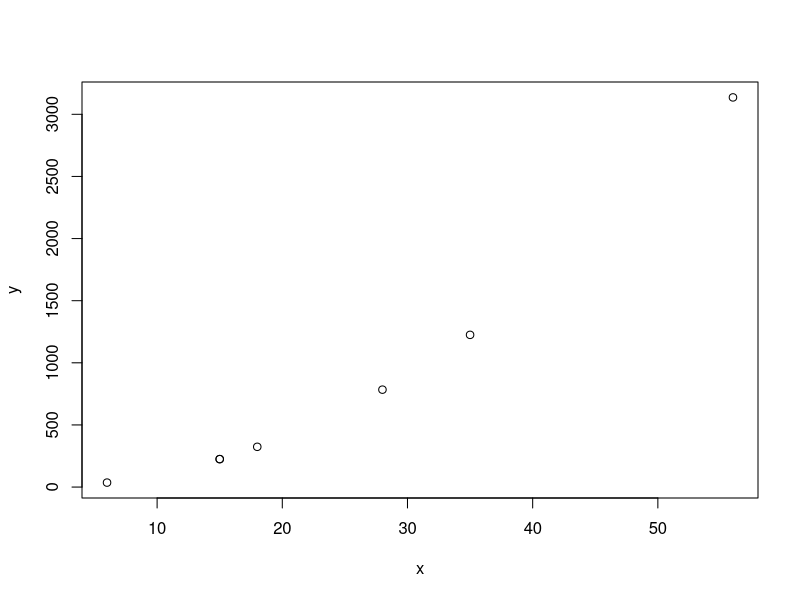
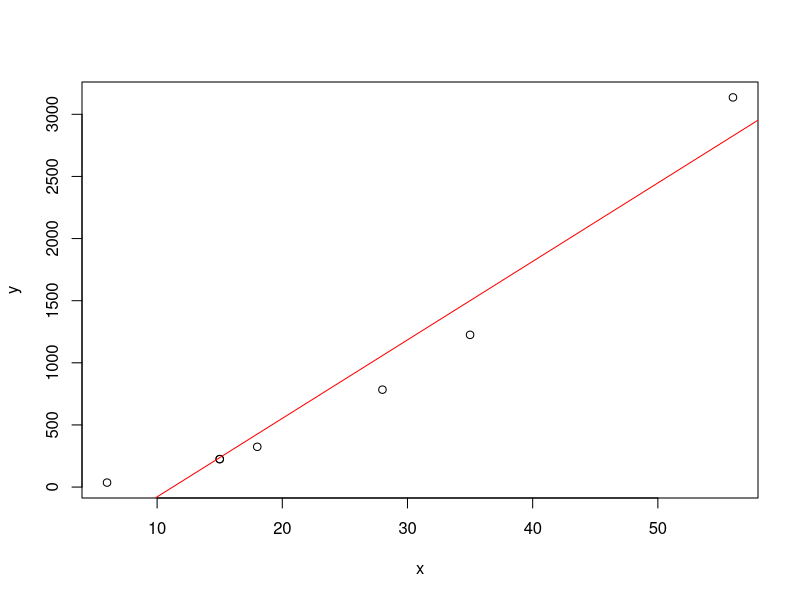
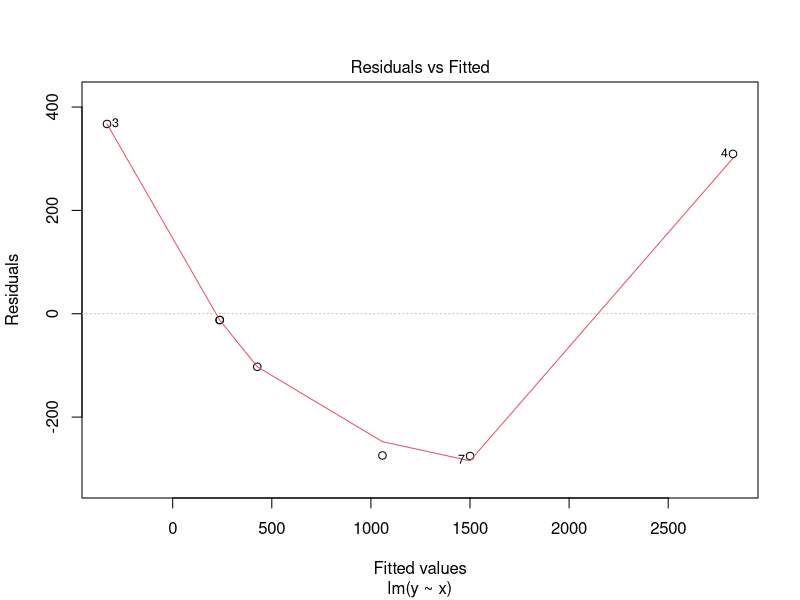
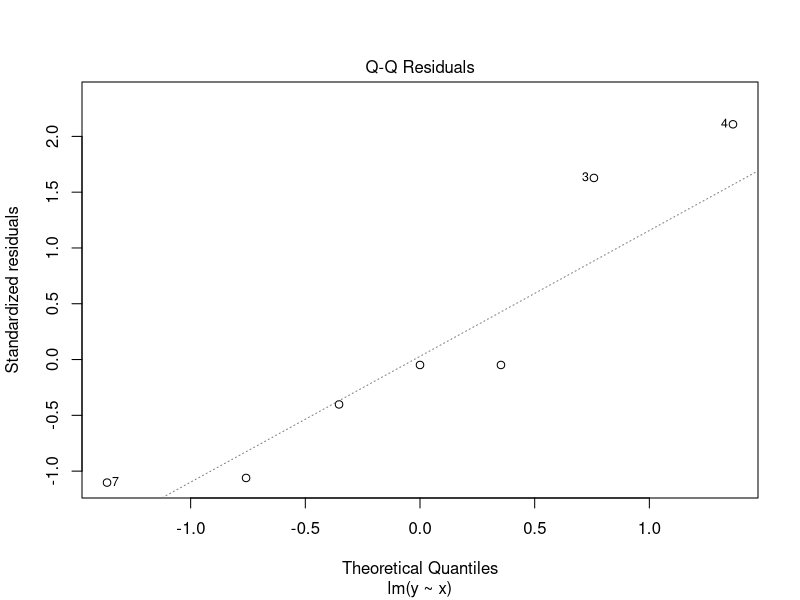
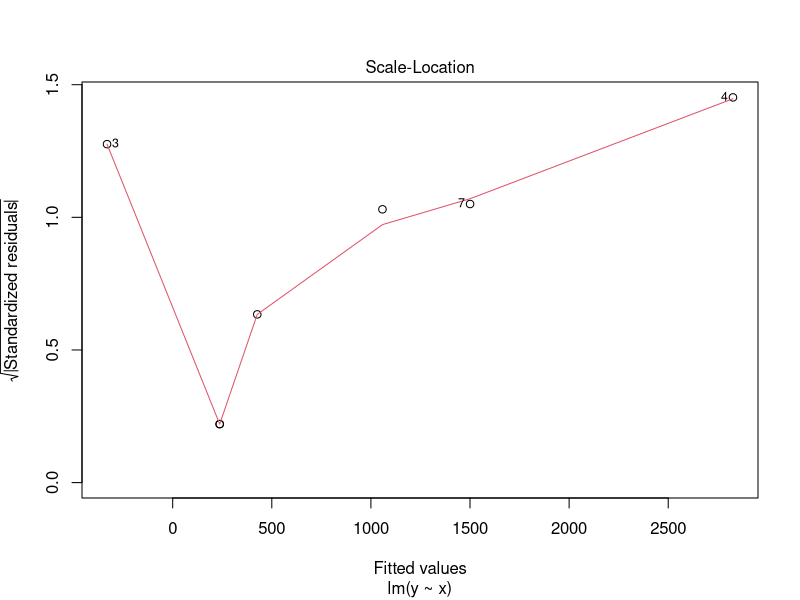
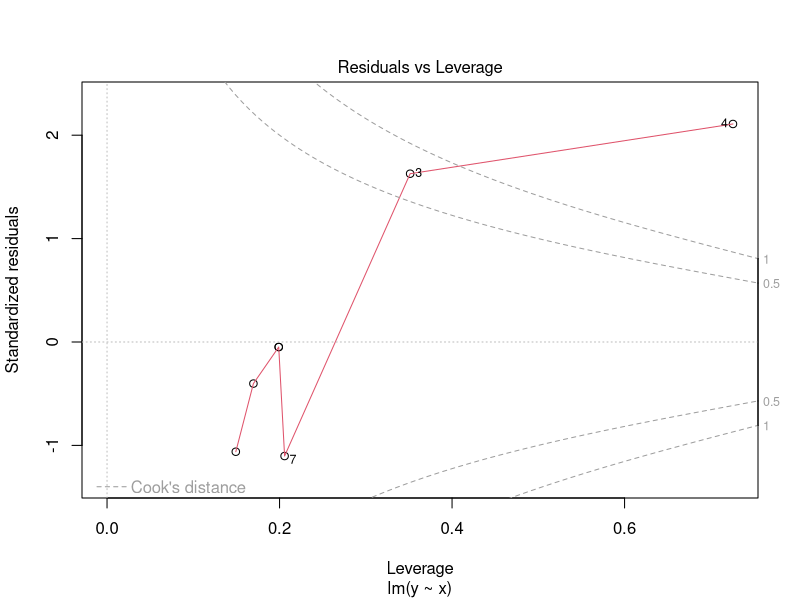

Recreate these plots in R, in order.
# Do basic math - turn your computer into the most expensive pocket calculator you have ever used
2+3
23*(2^26 + 1.36)/sqrt(23e123)

# Create a vector (collection) of values to work with
# you can assign values using either the "<-" symbol or a "=". 
# The preferred method is using the "<-" for clarity
x <- c(15,18,6,56,15,28,35)
x

# Do some math with the vector
y <- x^2
y

# Calculate some statistics
mean(x)
mean(y)

var(x)
var(y)

summary(x)
summary(y)

fivenum(x)
fivenum(y)

# Generate some plots
plot(x,y)          # basic scatterplot

plot(x,y)          # same scatterplot with an added regression line for the paired x-y values 
abline(lm(y~x), col="red")

# Do some linear modeling
my_lm <- lm(y ~ x) # simple linear regression model of the form "y = B0 + (B1 * x)"
print(my_lm)       # print out the coefficients for the model
summary(my_lm)     # compute and print the more detailed statistics for the model
plot(my_lm)

